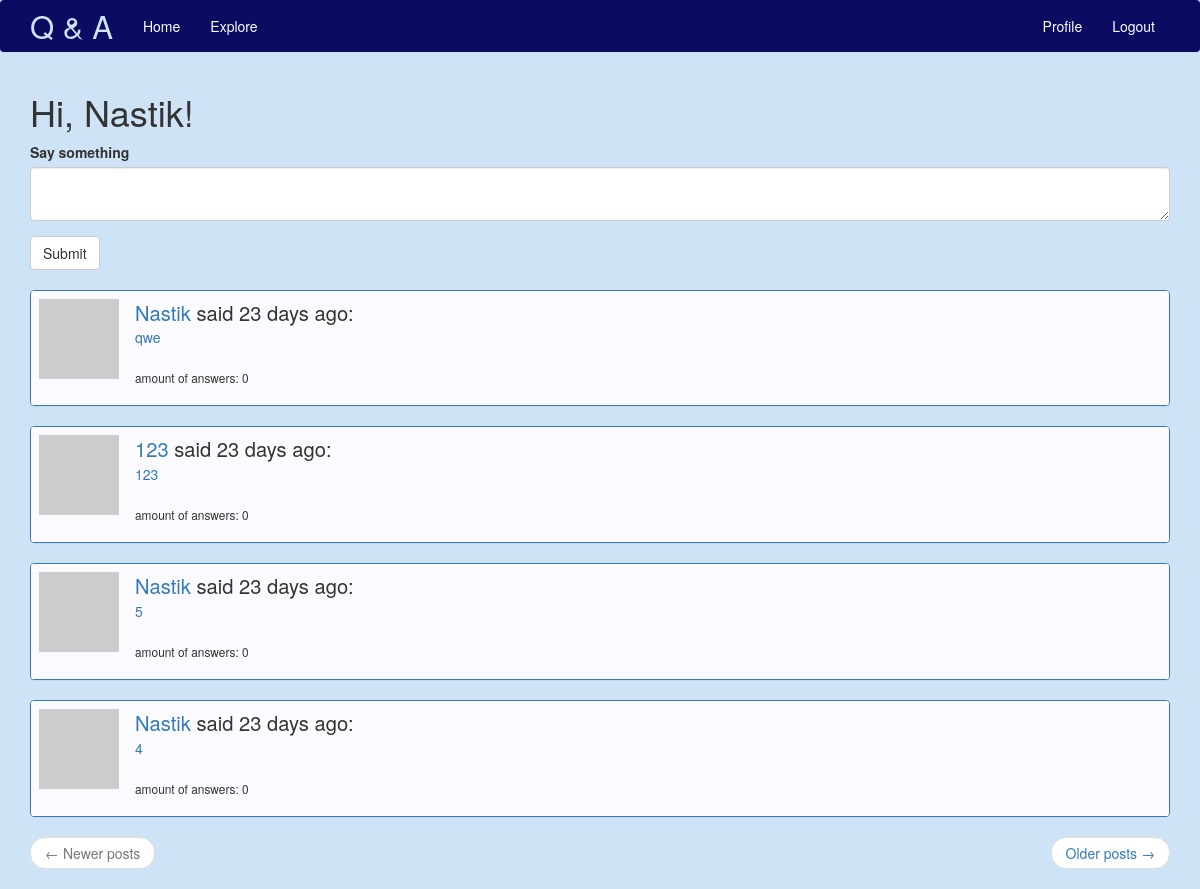
The app's page /index (signed in) with its own data.
### app/models.py (models this page shows, shortened)
class User(UserMixin, db.Model):
    id = db.Column(db.Integer, primary_key=True)
    username = db.Column(db.String(64), index=True, unique=True)
    email = db.Column(db.String(120), index=True, unique=True)
    password_hash = db.Column(db.String(128))
    posts = db.relationship('Post', backref='author', lazy='dynamic')
    answers = db.relationship('Answer', backref='author', lazy='dynamic')
    about_me = db.Column(db.String(140))
    last_seen = db.Column(db.DateTime, default=datetime.utcnow)
    followed = db.relationship(
        'User', secondary=followers,
        primaryjoin=(followers.c.follower_id == id),
        secondaryjoin=(followers.c.followed_id == id),
        backref=db.backref('followers', lazy='dynamic'), lazy='dynamic')
    def avatar(self, size):
        digest = md5(self.email.lower().encode('utf-8')).hexdigest()
        return 'https://www.gravatar.com/avatar/{}?d=identicon&s={}'.format(
            digest, size)
    def followed_posts(self):
        followed = Post.query.join(
            followers, (followers.c.followed_id == Post.user_id)).filter(
                followers.c.follower_id == self.id)
        own = Post.query.filter_by(user_id=self.id)
        return followed.union(own).order_by(Post.timestamp.desc())

class Post(db.Model):
    id = db.Column(db.Integer, primary_key=True)
    body = db.Column(db.String(140))
    timestamp = db.Column(db.DateTime, index=True, default=datetime.utcnow)
    user_id = db.Column(db.Integer, db.ForeignKey('user.id'))
    answers = db.relationship('Answer', backref='post', lazy='dynamic')

### app/routes.py (the view)
@app.route('/', methods=['GET', 'POST'])
@app.route('/index', methods=['GET', 'POST'])
@login_required
def index():
    form = PostForm()
    if form.validate_on_submit():
        post = Post(body=form.post.data, author=current_user)
        db.session.add(post)
        db.session.commit()
        flash('Your post is now live!')
        return redirect(url_for('index'))
    page = request.args.get('page', 1, type=int)
    posts = current_user.followed_posts().paginate(page, app.config['POSTS_PER_PAGE'], False)
    next_url = url_for('index', page=posts.next_num) \
        if posts.has_next else None
    prev_url = url_for('index', page=posts.prev_num) \
        if posts.has_prev else None
    return render_template('index.html', title='Home', form=form, posts=posts.items, next_url=next_url, prev_url=prev_url)

### app/forms.py
class PostForm(FlaskForm):
    post = TextAreaField('Say something', validators=[DataRequired()])
    submit = SubmitField('Submit')

### app/models.py (called while the page is built)
@login.user_loader
def load_user(id):
    return User.query.get(int(id))

### app/routes.py (called while the page is built)
@app.before_request
def before_request():
    if current_user.is_authenticated:
        current_user.last_seen = datetime.utcnow()
        db.session.commit()

### app/templates/index.html
{% extends "base.html" %}
{% import 'bootstrap/wtf.html' as wtf %}
{% block app_content %}
    <h1>Hi, {{ current_user.username }}!</h1>
    {% if form %}
    {{ wtf.quick_form(form) }}
    <br>
    {% endif %}
    {% for post in posts %}
        {% include '_post.html' %}
    {% endfor %}
    <nav aria-label="...">
        <ul class="pager">
            <li class="previous{% if not prev_url %} disabled{% endif %}">
                <a href="{{ prev_url or '#' }}">
                    <span aria-hidden="true">&larr;</span> Newer posts
                </a>
            </li>
            <li class="next{% if not next_url %} disabled{% endif %}">
                <a href="{{ next_url or '#' }}">
                    Older posts <span aria-hidden="true">&rarr;</span>
                </a>
            </li>
        </ul>
    </nav>
{% endblock %}

### app/templates/_post.html
<div class="panel panel-primary">
    <table class="table table-hover" style="background-color:#FAFAFF">
        <tr>
            <td width="70px">
                <a href="{{ url_for('user', username=post.author.username) }}">
                    <img src="{{ post.author.avatar(70) }}" />
                </a>
            </td>
            <td>
                <a href="{{ url_for('user', username=post.author.username) }}"><big><big>
                    {{ post.author.username }}
                </a>
                said {{ moment(post.timestamp).fromNow() }}:
                </big></big><br>
                <a href="{{url_for('post_info', q_id = post.id)}}"> {{post.body}}</a>
                <br><br>
                <p><small>amount of answers: {{post.answers.count() }}</small></p>
            </td>
        </tr>
    </table>
</div>

### records on screen
User: username "Nastik"
Post: author.username "Nastik", timestamp "23 days ago", body "qwe", answers.count "0"
Post: author.username "123", timestamp "23 days ago", body "123", answers.count "0"
Post: author.username "Nastik", timestamp "23 days ago", body "5", answers.count "0"
Post: author.username "Nastik", timestamp "23 days ago", body "4", answers.count "0"
